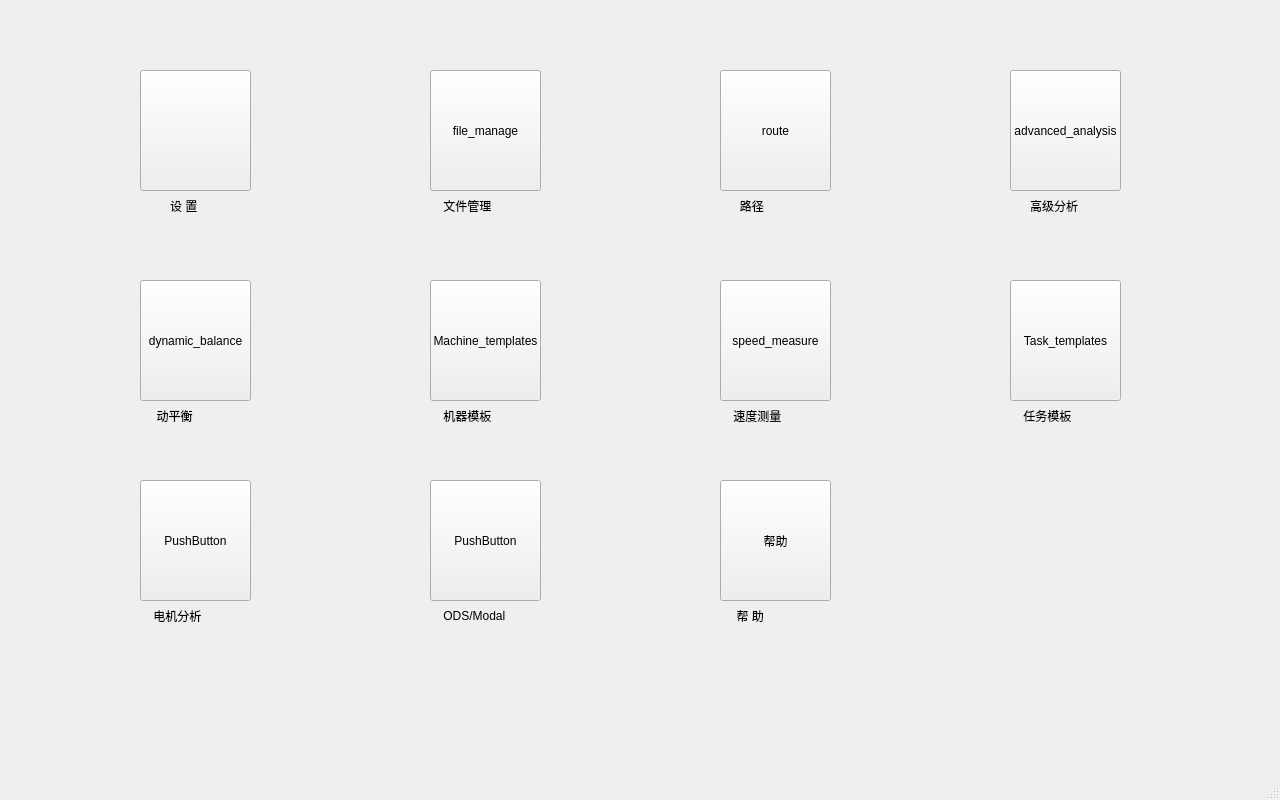
<?xml version="1.0" encoding="UTF-8"?>
<ui version="4.0">
 <class>home_page</class>
 <widget class="QMainWindow" name="home_page">
  <property name="geometry">
   <rect>
    <x>0</x>
    <y>0</y>
    <width>1280</width>
    <height>800</height>
   </rect>
  </property>
  <property name="windowTitle">
   <string>MainWindow</string>
  </property>
  <widget class="QWidget" name="centralwidget">
   <widget class="QPushButton" name="btnGotoSetPage">
    <property name="geometry">
     <rect>
      <x>140</x>
      <y>70</y>
      <width>111</width>
      <height>121</height>
     </rect>
    </property>
    <property name="styleSheet">
     <string notr="true">background-image: url(:/images/images/icon_home_setting_96.png);
background-repeat: no-repeat; /* 不平铺背景图片 */
background-position: center; /* 背景图片左对齐，垂直居中 */
background-attachment: fixed; /* 背景图片固定 *</string>
    </property>
    <property name="text">
     <string/>
    </property>
   </widget>
   <widget class="QLabel" name="label">
    <property name="geometry">
     <rect>
      <x>170</x>
      <y>190</y>
      <width>61</width>
      <height>31</height>
     </rect>
    </property>
    <property name="styleSheet">
     <string notr="true">font: 14pt &quot;黑体&quot;;</string>
    </property>
    <property name="text">
     <string>设 置</string>
    </property>
   </widget>
   <widget class="QPushButton" name="btnGotoFile">
    <property name="geometry">
     <rect>
      <x>430</x>
      <y>70</y>
      <width>111</width>
      <height>121</height>
     </rect>
    </property>
    <property name="text">
     <string>file_manage</string>
    </property>
   </widget>
   <widget class="QLabel" name="label_2">
    <property name="geometry">
     <rect>
      <x>440</x>
      <y>190</y>
      <width>91</width>
      <height>31</height>
     </rect>
    </property>
    <property name="styleSheet">
     <string notr="true">font: 14pt &quot;黑体&quot;;</string>
    </property>
    <property name="text">
     <string> 文件管理</string>
    </property>
   </widget>
   <widget class="QLabel" name="label_3">
    <property name="geometry">
     <rect>
      <x>730</x>
      <y>190</y>
      <width>91</width>
      <height>31</height>
     </rect>
    </property>
    <property name="styleSheet">
     <string notr="true">font: 14pt &quot;黑体&quot;;</string>
    </property>
    <property name="text">
     <string>   路径</string>
    </property>
   </widget>
   <widget class="QPushButton" name="route">
    <property name="geometry">
     <rect>
      <x>720</x>
      <y>70</y>
      <width>111</width>
      <height>121</height>
     </rect>
    </property>
    <property name="text">
     <string>route</string>
    </property>
   </widget>
   <widget class="QLabel" name="label_4">
    <property name="geometry">
     <rect>
      <x>1030</x>
      <y>190</y>
      <width>91</width>
      <height>31</height>
     </rect>
    </property>
    <property name="styleSheet">
     <string notr="true">font: 14pt &quot;黑体&quot;;</string>
    </property>
    <property name="text">
     <string>高级分析</string>
    </property>
   </widget>
   <widget class="QPushButton" name="advanced_analysis">
    <property name="geometry">
     <rect>
      <x>1010</x>
      <y>70</y>
      <width>111</width>
      <height>121</height>
     </rect>
    </property>
    <property name="text">
     <string>advanced_analysis</string>
    </property>
   </widget>
   <widget class="QLabel" name="label_5">
    <property name="geometry">
     <rect>
      <x>150</x>
      <y>400</y>
      <width>91</width>
      <height>31</height>
     </rect>
    </property>
    <property name="styleSheet">
     <string notr="true">font: 14pt &quot;黑体&quot;;</string>
    </property>
    <property name="text">
     <string>  动平衡</string>
    </property>
   </widget>
   <widget class="QPushButton" name="dynamic_balance">
    <property name="geometry">
     <rect>
      <x>140</x>
      <y>280</y>
      <width>111</width>
      <height>121</height>
     </rect>
    </property>
    <property name="text">
     <string>dynamic_balance</string>
    </property>
   </widget>
   <widget class="QLabel" name="label_7">
    <property name="geometry">
     <rect>
      <x>730</x>
      <y>400</y>
      <width>91</width>
      <height>31</height>
     </rect>
    </property>
    <property name="styleSheet">
     <string notr="true">font: 14pt &quot;黑体&quot;;</string>
    </property>
    <property name="text">
     <string> 速度测量</string>
    </property>
   </widget>
   <widget class="QPushButton" name="transient_analysis">
    <property name="geometry">
     <rect>
      <x>720</x>
      <y>280</y>
      <width>111</width>
      <height>121</height>
     </rect>
    </property>
    <property name="text">
     <string>speed_measure</string>
    </property>
   </widget>
   <widget class="QLabel" name="label_9">
    <property name="geometry">
     <rect>
      <x>440</x>
      <y>600</y>
      <width>91</width>
      <height>31</height>
     </rect>
    </property>
    <property name="styleSheet">
     <string notr="true">font: 14pt &quot;黑体&quot;;</string>
    </property>
    <property name="text">
     <string> ODS/Modal</string>
    </property>
   </widget>
   <widget class="QLabel" name="label_10">
    <property name="geometry">
     <rect>
      <x>150</x>
      <y>600</y>
      <width>91</width>
      <height>31</height>
     </rect>
    </property>
    <property name="styleSheet">
     <string notr="true">font: 14pt &quot;黑体&quot;;</string>
    </property>
    <property name="text">
     <string> 电机分析</string>
    </property>
   </widget>
   <widget class="QPushButton" name="pushButton_8">
    <property name="geometry">
     <rect>
      <x>430</x>
      <y>480</y>
      <width>111</width>
      <height>121</height>
     </rect>
    </property>
    <property name="text">
     <string>PushButton</string>
    </property>
   </widget>
   <widget class="QPushButton" name="pushButton_9">
    <property name="geometry">
     <rect>
      <x>140</x>
      <y>480</y>
      <width>111</width>
      <height>121</height>
     </rect>
    </property>
    <property name="text">
     <string>PushButton</string>
    </property>
   </widget>
   <widget class="QPushButton" name="help">
    <property name="geometry">
     <rect>
      <x>720</x>
      <y>480</y>
      <width>111</width>
      <height>121</height>
     </rect>
    </property>
    <property name="text">
     <string>帮助</string>
    </property>
   </widget>
   <widget class="QLabel" name="label_6">
    <property name="geometry">
     <rect>
      <x>730</x>
      <y>600</y>
      <width>91</width>
      <height>31</height>
     </rect>
    </property>
    <property name="styleSheet">
     <string notr="true">font: 14pt &quot;黑体&quot;;</string>
    </property>
    <property name="text">
     <string>  帮 助</string>
    </property>
   </widget>
   <widget class="QLabel" name="label_11">
    <property name="geometry">
     <rect>
      <x>440</x>
      <y>400</y>
      <width>91</width>
      <height>31</height>
     </rect>
    </property>
    <property name="styleSheet">
     <string notr="true">font: 14pt &quot;黑体&quot;;</string>
    </property>
    <property name="text">
     <string> 机器模板</string>
    </property>
   </widget>
   <widget class="QPushButton" name="route_2">
    <property name="geometry">
     <rect>
      <x>430</x>
      <y>280</y>
      <width>111</width>
      <height>121</height>
     </rect>
    </property>
    <property name="text">
     <string>Machine_templates</string>
    </property>
   </widget>
   <widget class="QPushButton" name="transient_analysis_2">
    <property name="geometry">
     <rect>
      <x>1010</x>
      <y>280</y>
      <width>111</width>
      <height>121</height>
     </rect>
    </property>
    <property name="text">
     <string>Task_templates</string>
    </property>
   </widget>
   <widget class="QLabel" name="label_8">
    <property name="geometry">
     <rect>
      <x>1020</x>
      <y>400</y>
      <width>91</width>
      <height>31</height>
     </rect>
    </property>
    <property name="styleSheet">
     <string notr="true">font: 14pt &quot;黑体&quot;;</string>
    </property>
    <property name="text">
     <string> 任务模板</string>
    </property>
   </widget>
  </widget>
  <widget class="QMenuBar" name="menubar">
   <property name="geometry">
    <rect>
     <x>0</x>
     <y>0</y>
     <width>1280</width>
     <height>21</height>
    </rect>
   </property>
  </widget>
  <widget class="QStatusBar" name="statusbar"/>
 </widget>
 <resources/>
 <connections/>
</ui>
